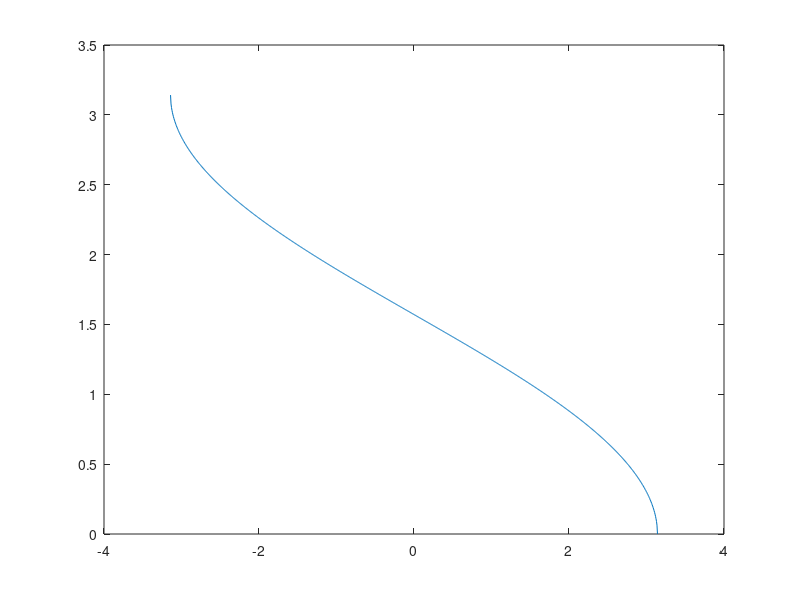
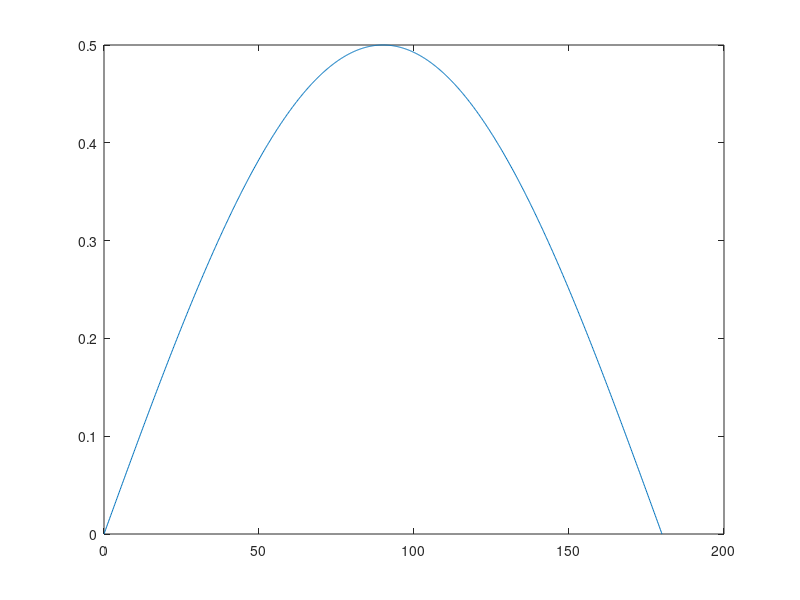

Here is the MATLAB script that generated these plots, in order:
% map phi to aoa(theta)
phi = linspace(-pi, pi, 1000);
theta = acos(phi/pi);

figure
plot(phi, theta);
close

% pdf of aoa
aoa = linspace(0,pi,1000);
p = abs(pi*sin(aoa))/2/pi;

figure
plot(aoa/pi*180, p);
close

% mean of aoa
half = floor(length(phi)/2);
first = 1:half;
second = half+1:length(phi);
all = 1:length(phi);

choose = second;
aoam = trapz( phi(choose), acos(phi(choose)/pi)/2/pi )/pi*180;
% aoam = trapz(aoa(choose), aoa(choose).*p(choose))/pi*180;

errorm = trapz(phi, abs(acos(phi/pi)-pi/2)/2/pi)/pi*180;